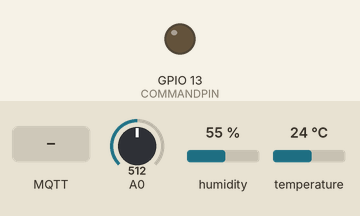
This sketch was run on a simulated ESP8266 (NodeMCU). On the bench: output pins drawn as LEDs (lit = HIGH). The inputs (shaded band) are chosen by the test bench; at power-on: A0 = 512, humidity 55 %, temperature 24 °C. WiFi joins after 1.5 s; servers stay silent unless stated; no MQTT or app messages arrive unless stated; what the sketch prints to the serial monitor is not drawn.

Above: at 2.7 s.
2.8 s: MQTT message "ON" arrives on the first subscribed topic
At 3.8 s:
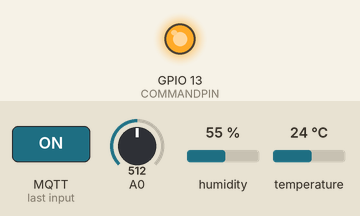
4.3 s: MQTT message "OFF" arrives on the first subscribed topic
At 4.8 s:
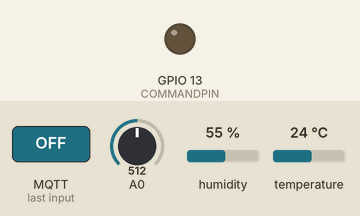
Timing chart, 0 to 7.3 s (numbered marks = the images above; inputs shaded):
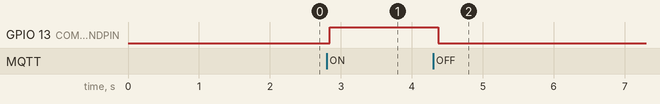

Measured:
- after the input at 2.8 s, GPIO 13 (COMMANDPIN): LOW → HIGH at once
- after the input at 4.3 s, GPIO 13 (COMMANDPIN): HIGH → LOW after 0.07 s

The sketch:

MqTT_IoT_Code_v1.0.ino
```cpp
/*

Version: 1.0
Author: Sumanta Basu
Date: 13/12/2016

  Following code works as a MQTT client and written to run on ESP8266_12 V0.9 core.

  The basic approach is to create a PubSub client using pubsub library.

  This is how it is written to work as of now.
  Step 1: It connects to one of the known and configured WiFi hotspot , using a known password.
  Step 2: Once connected to WiFi hotspot, it tries to search to mqtt_server using mqtt_port.
  Step 2.1: Also, dht sensor library is initiated to read dht data from dht sensor at an interval of 250 ms.
  Step 3: It continues to reconnect till a success happens , at an interval of every 5 sec.
  Step 4: After successful connection, it implements a callback method to read data from inbound topic.
  Step 5: Inbound topic is used to receive control commands from PubSub broker.
  Step 6: If connection is maintained, it calls the Publish method.
  Step 7: Within publish method, it reads all the sensor data (temp, humidity, light intensity)
  Step 8: If it finds a difference in value, it publishes the value to topic/SensorData outbound topic.
  Step 9: Any point if the client is disconnected from PubSub broker, it reconnects with an interval of 5 sec.

  ESP8266-12 module uses pin D4 to receive temperature and humidity data from DHT sensor module.
  ESP8266-12 module uses pin A0 to receive light intensity via LDR sensor module.
  Additional info: as of prototype, if the client receives "ON" on the inbound topic, it switches on an LED connected to PIN D13
*/

#include <ESP8266WiFi.h>
#include <PubSubClient.h>
#include <DHT.h>

#define DHTTYPE DHT11
#define DHTPIN  4
#define COMMANDPIN 13


// Update these with values suitable for your network.

//const char* ssid = "Basu's LinksysE900 ";
const char* ssid = "Ganesh_2nd_floor";
//const char* ssid = "Airtel-E5573-F73B";
//const char* password = "AXG4adQG";
const char* password = "b9441739905";
//const char* password = "420ge515";
//const char* mqtt_server = "192.168.1.101:1883";
const char* mqtt_server = "broker.hivemq.com";

int mqtt_port=1883;
const char* clientID = "NodeMCUDevKit";
const char* outTopicTemp = "testtopic/Sumanta/RoomTemp";
const char* outTopicHum =  "testtopic/Sumanta/RoomHumid";
const char* outTopicBlkChn =  "testtopic/Sumanta/BlockChain";
const char* outTopicMqtt = "topic/SensorData";
const char* commandTopic = "topic/ControlData";
const char* inTopic = "testtopic/basu/temp2";
const char* sensorId = "sensor001";

/*
 * SensorType:TempC,Humidity,Lux
 *
 *
 */

//void gettemperature(void);

// Initialize DHT sensor
// NOTE: For working with a faster than ATmega328p 16 MHz Arduino chip, like an ESP8266,
// you need to increase the threshold for cycle counts considered a 1 or 0.
// You can do this by passing a 3rd parameter for this threshold.  It's a bit
// of fiddling to find the right value, but in general the faster the CPU the
// higher the value.  The default for a 16mhz AVR is a value of 6.  For an
// Arduino Due that runs at 84mhz a value of 30 works.
// This is for the ESP8266 processor on ESP-01
DHT dht(DHTPIN, DHTTYPE, 11); // 11 works fine for ESP8266

int lux;
int lux_his = 0;
float humidity, temp_c;  // Values read from sensor
float humidity_his = 0.0;
float temp_c_his = 0.0;
long prevLuxVal = 0;
long prevHumidVal = 0;
long prevTempVal = 0;
long curVal;
// Generally, you should use "unsigned long" for variables that hold time
unsigned long previousMillis = 0;        // will store last temp was read
const long interval = 2000;              // interval at which to read sensor

WiFiClient espClient;
PubSubClient client(espClient);
char msg1[20];
char msg2[20];
char msg3[10];
char blkMsg[100];
//String blkMsg = "";


void setup_wifi() {

  delay(10);
  // We start by connecting to a WiFi network
  Serial.println();
  Serial.print("Connecting to ");
  Serial.println(ssid);

  WiFi.begin(ssid, password);

  while (WiFi.status() != WL_CONNECTED) {
    delay(500);
    Serial.print(".");
  }

  Serial.println("");
  Serial.println("WiFi connected");
  Serial.println("IP address: ");
  Serial.println(WiFi.localIP());
}

void callback(char* topic, byte* payload, unsigned int length) {
  // Conver the incoming byte array to a string
  payload[length] = '\0'; // Null terminator used to terminate the char array

  String message = (char*)payload;

  Serial.print("Message arrived on topic: [");
  Serial.print(topic);
  Serial.print("],-");
  Serial.print(message);
  Serial.print("-");
  Serial.println();
 // if (topic.equals("testtopic/Sumanta/Command")){
    if(message.equals("ON")){
        digitalWrite(COMMANDPIN, HIGH);
    }
    if (message.equals("OFF")){
       digitalWrite(COMMANDPIN, LOW);
    }
  //}

}

void publish(){
  gettemperature();
  lux = analogRead(A0);
  curVal = millis();

  if ( (curVal - prevLuxVal) > 5000){
    prevLuxVal = curVal;
   //if ( abs (lux - lux_his) > 20){
      //dtostri(lux,2,2,msg3);
      Serial.print("Sending Lux:");
      Serial.println(lux);
      sprintf(blkMsg,"{\"deviceId\":\"%s\",\"SensorType\":\"Lux\",\"SensorValue\":\"%d\"}",sensorId,lux);
      client.publish(outTopicMqtt,blkMsg);
      Serial.println(blkMsg);
      lux_his = lux;
    //}
  }

 if ( (curVal - prevTempVal) > 3000){
    prevTempVal = curVal;
    if (temp_c_his != temp_c){
      dtostrf(temp_c , 2, 2, msg1);

      client.publish(outTopicTemp, msg1);

      Serial.print("Sending temperature:");
      Serial.println(temp_c);
      sprintf(blkMsg,"{\"deviceId\":\"%s\",\"SensorType\":\"TempC\",\"SensorValue\":\"%s\"}",sensorId,msg1);
      client.publish(outTopicMqtt,blkMsg);
      Serial.println(blkMsg);
      temp_c_his = temp_c;
    }
  }
  if ( (curVal - prevHumidVal) > 10000){
    prevHumidVal = curVal;
    if (humidity_his != humidity){
      Serial.print("Sending humidity:");
      Serial.println(humidity);

      dtostrf(humidity , 2, 2, msg2);
      client.publish(outTopicHum, msg2);
      sprintf(blkMsg,"{\"deviceId\":\"%s\",\"SensorType\":\"Humidity\",\"SensorValue\":\"%s\"}",sensorId,msg2);
      Serial.println(blkMsg);
      client.publish(outTopicMqtt,blkMsg);
      humidity_his = humidity;
    }
  }


    /*
     * {"sensor":sensorId,"tempC":33,"humidity":77}
     */
}

void reconnect() {
  // Loop until we're reconnected
  while (!client.connected()) {
    Serial.print("Attempting MQTT connection...");
    // Attempt to connect
    if (client.connect(clientID,"testuser", "testpass")) {
      Serial.println("connected");
      // Once connected, publish an announcement...
      client.publish(outTopicTemp, clientID);
      client.publish(outTopicHum, clientID);
      // ... and resubscribe
      client.subscribe(inTopic);
      client.subscribe(commandTopic);
    } else {
      Serial.print("failed, rc=");
      Serial.print(client.state());
      Serial.println(" try again in 5 seconds");
      // Wait 5 seconds before retrying
      delay(5000);
    }
  }
}

void setup() {
  Serial.begin(115200);
  pinMode(COMMANDPIN,OUTPUT);
  setup_wifi();
  client.setServer(mqtt_server, mqtt_port);
  client.setCallback(callback);
  dht.begin();           // initialize temperature sensor

}

void loop() {

  if (!client.connected()) {
    reconnect();
  }
  client.loop();
  publish();
  //Serial.println("Sleeping for 5 Sec!!...");
  delay(250); // wait 250 ml before next publish
  //Serial.print("...Resuming after elapsing 5 Sec!!");
}

void gettemperature() {
  // Wait at least 2 seconds seconds between measurements.
  // if the difference between the current time and last time you read
  // the sensor is bigger than the interval you set, read the sensor
  // Works better than delay for things happening elsewhere also
  unsigned long currentMillis = millis();

  if(currentMillis - previousMillis >= interval) {
    // save the last time you read the sensor
    previousMillis = currentMillis;

    // Reading temperature for humidity takes about 250 milliseconds!
    // Sensor readings may also be up to 2 seconds 'old' (it's a very slow sensor)
    humidity = dht.readHumidity();          // Read humidity (percent)
    temp_c = dht.readTemperature();     // Read temperature as Celcius
    // Check if any reads failed and exit early (to try again).
    if (isnan(humidity) || isnan(temp_c)) {
      Serial.println("Failed to read from DHT sensor!");
      return;
    }
  }
}
```
